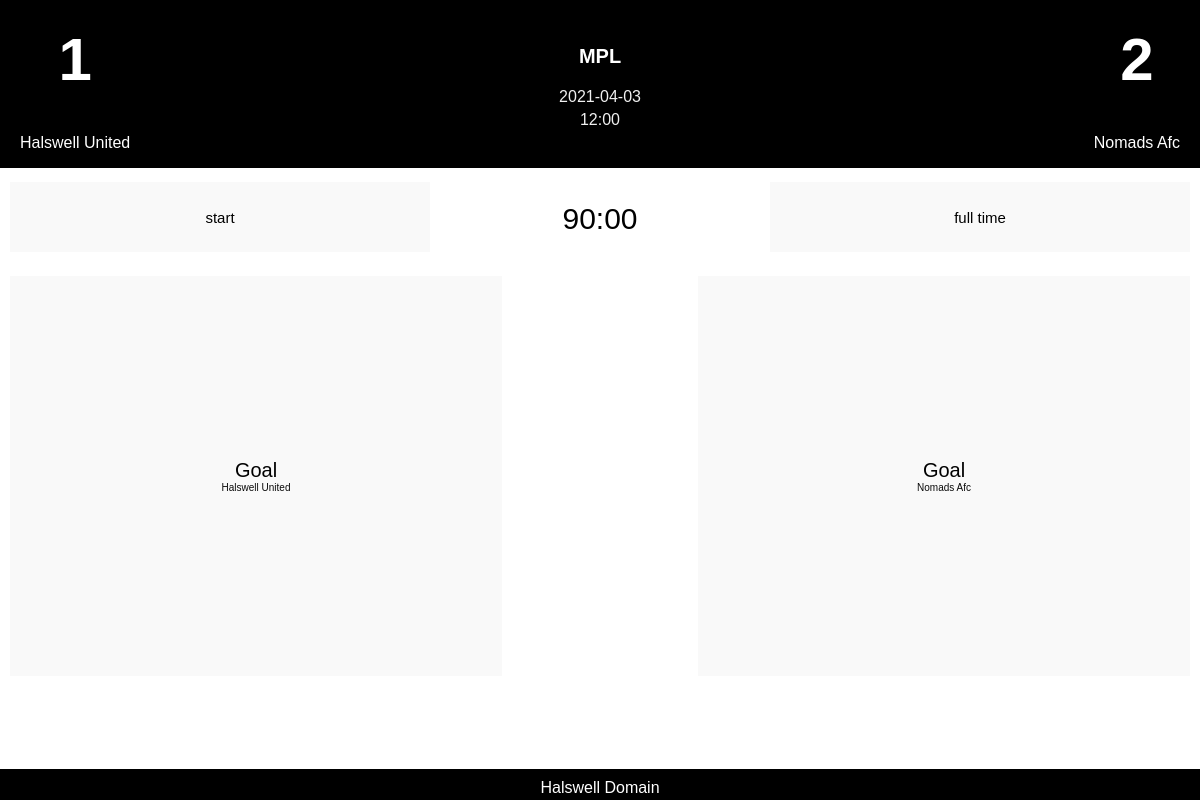
The page /live_score/1 on the database its author committed.
### tables this page shows
CREATE TABLE games (id INTEGER PRIMARY KEY, competition_id INTEGER REFERENCES competition (id), home_team_id INTEGER REFERENCES team (id), away_team_id INTEGER REFERENCES team (id), kickoff_time TIME, date DATE, Match_week INTEGER, location INTEGER REFERENCES location (id), home_score INTEGER DEFAULT (0), away_score INTEGER DEFAULT (0), ingame_mins INTEGER, status_id INTEGER REFERENCES status (id));

CREATE TABLE team (id INTEGER PRIMARY KEY, team_name TEXT);

CREATE TABLE competition (id INTEGER PRIMARY KEY, name TEXT);

CREATE TABLE location (id INTEGER PRIMARY KEY, park TEXT);

### app.py (the view)
@app.route('/live_score/<id>', methods=['GET', 'POST'])
def live_score(id):
    try:
        id = int(id)
        if id > 0:
            pass
        else:
            return redirect(f'/game_select')
    except:
        return redirect(f'/game_select')
    cursor =get_db().cursor()
    sql1 = f'''SELECT games.id,
                competition.name,
                t1.team_name,
                t2.team_name,
                games.kickoff_time,
                games.date,
                games.match_week,
                location.park,
                games.home_Score,
                games.away_score,
                games.ingame_mins
            FROM games
                JOIN
                team t1 ON games.home_team_id = t1.id
                JOIN
                team t2 ON games.away_team_id = t2.id
                JOIN
                competition ON games.competition_id = competition.id
                JOIN
                location ON games.location = location.id
              WHERE games.id = {id};
            '''
    cursor.execute(sql1)
    results = cursor.fetchall()
    results = results[0]
    return render_template('live_score.html', game_info = results)

### app.py (called while the page is built)
def get_db():
    db = getattr(g, '_database', None)
    if db is None:
        db = g._database = sqlite3.connect(DATABASE)
    return db

### templates/live_score.html (shortened to what this page needs)
<!DOCTYPE html>
<html lang="en">
<head>
    <link rel="stylesheet" href="../static/stylesheet.css">
</head>
<body onload="timer()">
    <div id="score_counter" >
        <header class="display_score">
            <div class= "home_team_scoreboard">
                {%if game_info[8] == None%}
                    <h1 id="home_team_score" value =0>0</h1>
                {%else%}
                    <h1 id="home_team_score" value ={{game_info[8]}}>{{game_info[8]}}</h1>
                {%endif%}
                <p class="team_name" >{{game_info[2]}}</p>
            </div>
            <div class="match_info">
                <p >{{game_info[1]}} </p>
                <p>{{game_info[5]}}</p>
                <p>{{game_info[4]}}</p>
            </div>
            <div class="away_team_scoreboard">
                {%if game_info[9] == None%}
                    <h1 id="away_team_score" value ='0'>0</h1>
                {%else%}
                    <h1 id="away_team_score" value ='{{game_info[9] }}'>{{game_info[9]}}</h1>
                {%endif%}
                <p class = "team_name">{{game_info[3]}}</p>
            </div>
        </header>
        <section class="time">
            <div class="start_stop">
                <button id="start-stop_button" onclick='startstop()'>start</button>
            </div>
            <div class="timer">
                <p id="display">00:00</p>
            </div>
            <div class="half-full_time">
                <button id="half-full_time_button" onclick="half_full_time()">half time</button>
            </div>
        </section>
        <section class="input_goal">
            <div class="home_team_goal">
                <button type="submit" id=home_team_goal_button>Goal <span>{{game_info[2]}}</span></button>
            </div>
            <div class="away_team_goal">
                <button id=away_team_goal_button>Goal <span>{{game_info[3]}}</span></button>
            </div>
        </section>
        <footer class="footer">
            <p>{{game_info[7]}}</p>
        </footer>
    </div>
</body>
</html>

### static/stylesheet.css (style rules this page uses)
body { margin: 0; padding: 0; font-family: Arial, Helvetica, sans-serif; height: 100vh; }
.display_score { background-color: black; color: white; display: inline-block; width: 100vw; }
.home_team_scoreboard, .away_team_scoreboard { display: block; padding: 0px 20px; }
.home_team_scoreboard { float: left; text-align: center; margin-top: -15px; }
.away_team_scoreboard { float: right; text-align: center; margin-top: -15px; }
.away_team_scoreboard h1, .home_team_scoreboard h1 { font-size: 60px; }
.match_info { position: absolute; display: block; left: 50%; transform: translateX(-50%); margin-top: 25px; text-align: center; }
.match_info p:nth-child(2), .match_info p:nth-child(3) { margin: 5px; color: rgb(240, 240, 240); }
.match_info p:nth-child(1) { font-size: 20px; font-weight: bold; }
.time { color: black; display: inline-block; width:100vw ; }
.start_stop { display: block; float: left; }
.half-full_time { display: block; float: right; }
.timer { position: absolute; display: block; left: 50%; transform: translateX(-50%); text-align: center; font-size: 30px; }
#half-full_time_button, #start-stop_button { display: block; border: none; width: 35vw; height: 70px; padding: 8px 0px; margin: 10px; text-decoration: none; background: rgb(249,249,249); color: black; font-size: 15px; cursor: pointer; text-align: center; transition: .1s ease-in-out; }
.input_goal { height: 40vh; width: 100vw; display: inline-block; }
.away_team_goal { display: block; float: right; }
.home_team_goal { display: block; float: left; }
#home_team_goal_button,#away_team_goal_button { display: block; border: none; width: 41vw; height: 50vh; padding: 2px 0px; margin: 10px; text-decoration: none; background: rgb(249,249,249); color: black; font-size: 15px; cursor: pointer; text-align: center; transition: .1s ease-in-out; }
#home_team_goal_button , #away_team_goal_button { font-size: 20px; }
#home_team_goal_button span, #away_team_goal_button span { display: block; font-size: 10px; color: rgb(10, 10, 10); }
.footer p { position: absolute; width: 100vw; bottom: -20px; height: 20px; padding-top: 10px; padding-bottom: 5px; background-color: black; color: white; text-align: center; }

### rows shown on the page
games: home_score "1", date "2021-04-03", kickoff_time "12:00", away_score "2"
team: team_name "Halswell United"
competition: name "MPL"
team: team_name "Nomads Afc"
location: park "Halswell Domain"
